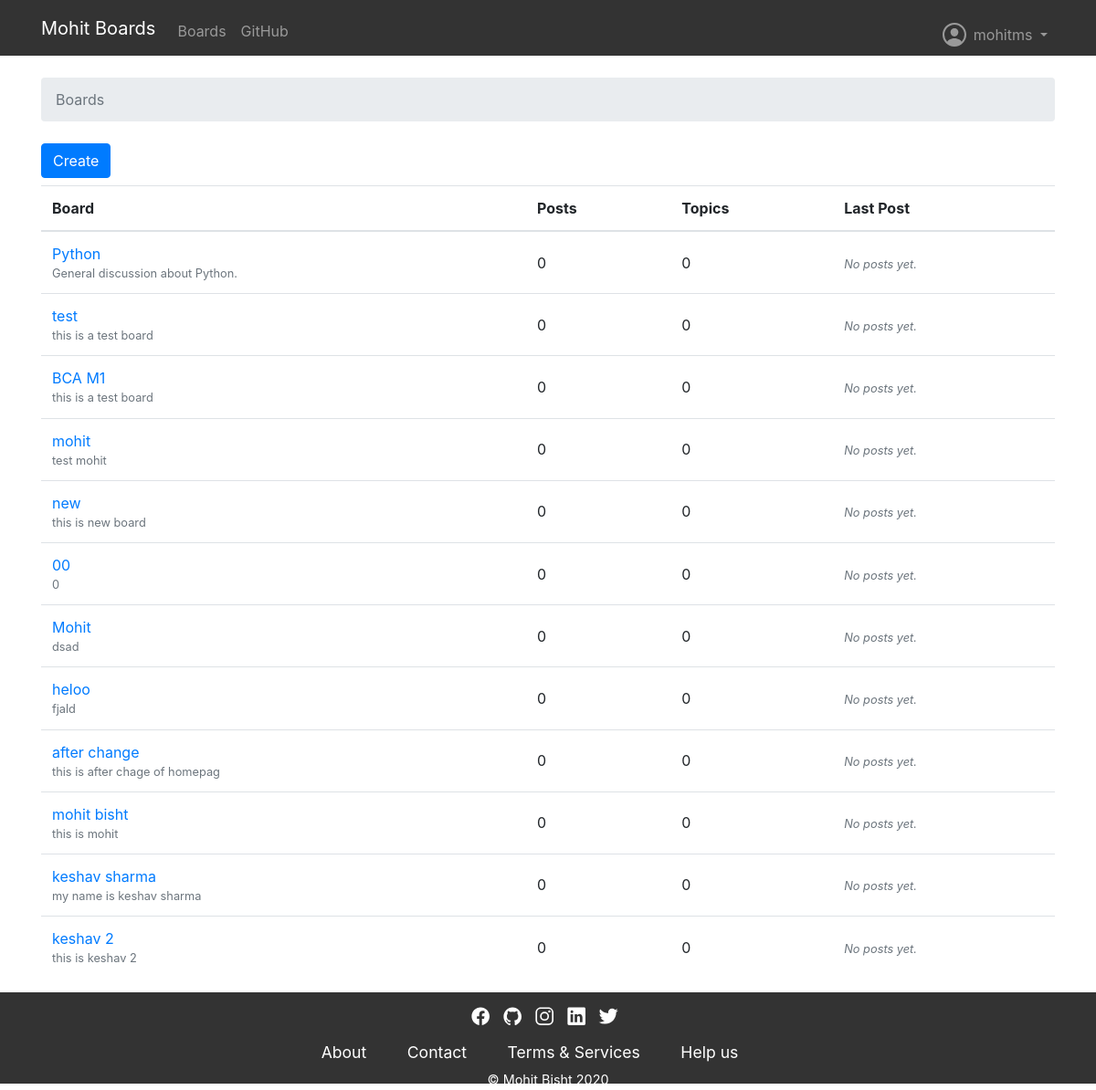
/boards/ (signed in), run on an earlier commit of the app's database.
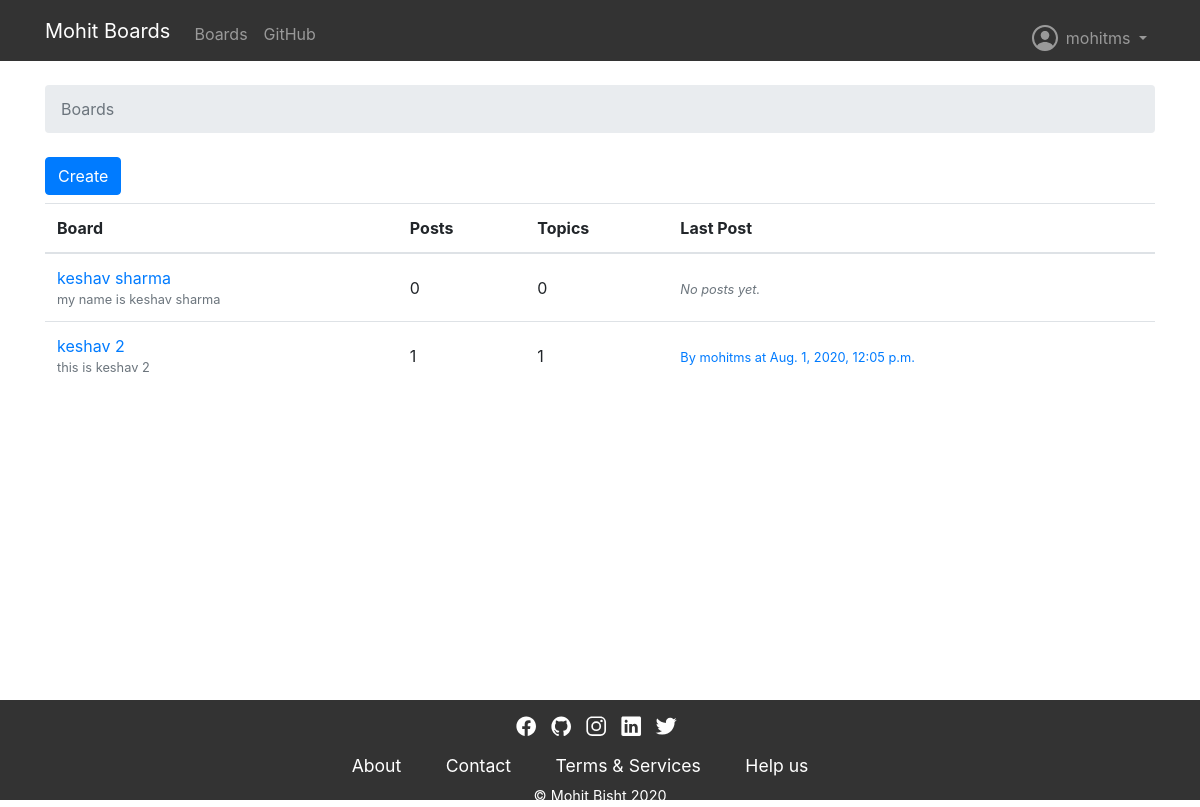
And on a later commit of the database.
### chatsite/models.py (models this page shows, shortened)
class Board(models.Model):
    name = models.CharField(max_length=30, unique=True)
    description = models.CharField(max_length=100)
    def get_posts_count(self):
        return Post.objects.filter(topic__board=self).count()
    def get_last_post(self):
        return Post.objects.filter(topic__board=self).order_by('-created_at').first()

class Post(models.Model):
    message = models.TextField(max_length=4000)
    topic = models.ForeignKey(Topic, on_delete=models.CASCADE, related_name='posts')
    created_at = models.DateTimeField(auto_now_add=True)
    updated_at = models.DateTimeField(null=True)
    created_by = models.ForeignKey(User, on_delete=models.CASCADE, related_name='posts')
    updated_by = models.ForeignKey(User, on_delete=models.CASCADE, null=True, related_name='+')

### chatsite/views.py (the view)
# urls.py: url(r'^boards/$', views.BoardListView.as_view(), name='home'),
class BoardListView(ListView):
        model = Board
        context_object_name = 'boards'
        template_name = 'home.html'

### templates/home.html
{% extends 'base.html' %}
{% block breadcrumb %}
  <li class="breadcrumb-item active">Boards</li>
{% endblock %}
{% block content %}
<a class="btn btn-primary mb-2" href="{% url 'board_form' %}">Create</a>
  <table class="table">
    <thead class="thead-inverse">
      <tr>
        <th>Board</th>
        <th>Posts</th>
        <th>Topics</th>
        <th>Last Post</th>
      </tr>
    </thead>
    <tbody>
      {% for board in boards %}
        <tr>
          <td>
            <a href="{% url 'board_topics' board.pk %}">{{ board.name }}</a>
            <small class="text-muted d-block">{{ board.description }}</small>
          </td>
          <td class="align-middle">
            {{ board.get_posts_count }}
          </td>
          <td class="align-middle">
            {{ board.topics.count }}
          </td>
          <td class="align-middle">
            {% with post=board.get_last_post %}
            {% if post %}
              <small>
                <a href="{% url 'topic_posts' board.pk post.topic.pk %}">
                  By {{ post.created_by.username }} at {{ post.created_at }}
                </a>
              </small>
            {% else %}
              <small class="text-muted">
                <em>No posts yet.</em>
              </small>
            {% endif %}
          {% endwith %}
          </td>
        </tr>
      {% endfor %}
    </tbody>
  </table>
{% endblock %}

What changed in the data, as far as the page shows it:
removed Board: name "Python", description "General discussion about Python.", get_posts_count "0", topics.count "0", shows "No posts yet."
removed Board: name "test", description "this is a test board", get_posts_count "0", topics.count "0", shows "No posts yet."
removed Board: name "BCA M1", description "this is a test board", get_posts_count "0", topics.count "0", shows "No posts yet."
removed Board: name "mohit", description "test mohit", get_posts_count "0", topics.count "0", shows "No posts yet."
removed Board: name "new", description "this is new board", get_posts_count "0", topics.count "0", shows "No posts yet."
removed Board: name "00", description "0", get_posts_count "0", topics.count "0", shows "No posts yet."
removed Board: name "Mohit", description "dsad", get_posts_count "0", topics.count "0", shows "No posts yet."
removed Board: name "heloo", description "fjald", get_posts_count "0", topics.count "0", shows "No posts yet."
removed Board: name "after change", description "this is after chage of homepag", get_posts_count "0", topics.count "0", shows "No posts yet."
removed Board: name "mohit bisht", description "this is mohit", get_posts_count "0", topics.count "0", shows "No posts yet."
shown differently, row unchanged: Board "keshav 2": get_posts_count "0" → "1"; topics.count "0" → "1"; get_last_post.created_by.username (not shown) → "mohitms"; get_last_post.created_at (not shown) → "Aug. 1, 2020, 12:05 p.m."; text "No posts yet." → "By at"
